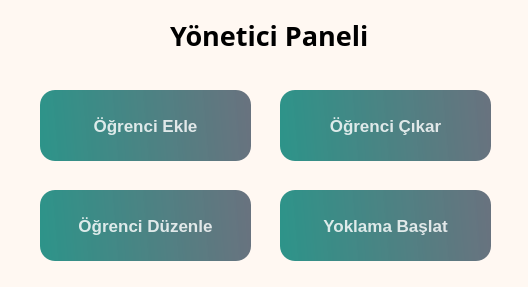
<?xml version="1.0" encoding="UTF-8"?>
<ui version="4.0">
 <class>Form</class>
 <widget class="QWidget" name="Form">
  <property name="geometry">
   <rect>
    <x>0</x>
    <y>0</y>
    <width>528</width>
    <height>287</height>
   </rect>
  </property>
  <property name="windowTitle">
   <string>Yönetici Paneli</string>
  </property>
  <widget class="QLabel" name="label">
   <property name="geometry">
    <rect>
     <x>0</x>
     <y>0</y>
     <width>531</width>
     <height>291</height>
    </rect>
   </property>
   <property name="styleSheet">
    <string notr="true">background-color: rgb(255, 248, 242);</string>
   </property>
   <property name="text">
    <string/>
   </property>
  </widget>
  <widget class="QPushButton" name="pushButton">
   <property name="geometry">
    <rect>
     <x>40</x>
     <y>90</y>
     <width>211</width>
     <height>71</height>
    </rect>
   </property>
   <property name="font">
    <font>
     <pointsize>13</pointsize>
     <weight>75</weight>
     <bold>true</bold>
    </font>
   </property>
   <property name="styleSheet">
    <string notr="true">QPushButton#pushButton{
	background-color: qlineargradient(spread:pad, x1:0, y1:0.505682, x2:1 y2:0.477, stop:0 rgba(11,131,120,219), stop:1 rgba(85,98,112,226));
	color:rgba(255,255,255,210);
	border-radius:15px;
}

QPushButton#pushButton:hover{
	background-color: qlineargradient(spread:pad, x1:0, y1:0.505682, x2:1 y2:0.477, stop:0 rgba(150,123,111,219), stop:1 rgba(85,81,84,226));
}

QPushButton#pushButton:pressed{
	padding-left:5px;
	padding-top:5px;
	background-color:rgba(150,123,111,255);
}</string>
   </property>
   <property name="text">
    <string>Öğrenci Ekle</string>
   </property>
  </widget>
  <widget class="QPushButton" name="pushButton_2">
   <property name="geometry">
    <rect>
     <x>280</x>
     <y>90</y>
     <width>211</width>
     <height>71</height>
    </rect>
   </property>
   <property name="font">
    <font>
     <pointsize>13</pointsize>
     <weight>75</weight>
     <bold>true</bold>
    </font>
   </property>
   <property name="styleSheet">
    <string notr="true">QPushButton#pushButton_2{
	background-color: qlineargradient(spread:pad, x1:0, y1:0.505682, x2:1 y2:0.477, stop:0 rgba(11,131,120,219), stop:1 rgba(85,98,112,226));
	color:rgba(255,255,255,210);
	border-radius:15px;
}

QPushButton#pushButton_2:hover{
	background-color: qlineargradient(spread:pad, x1:0, y1:0.505682, x2:1 y2:0.477, stop:0 rgba(150,123,111,219), stop:1 rgba(85,81,84,226));
}

QPushButton#pushButton_2:pressed{
	padding-left:5px;
	padding-top:5px;
	background-color:rgba(150,123,111,255);
}</string>
   </property>
   <property name="text">
    <string>Öğrenci Çıkar</string>
   </property>
  </widget>
  <widget class="QPushButton" name="pushButton_3">
   <property name="geometry">
    <rect>
     <x>40</x>
     <y>190</y>
     <width>211</width>
     <height>71</height>
    </rect>
   </property>
   <property name="font">
    <font>
     <pointsize>13</pointsize>
     <weight>75</weight>
     <bold>true</bold>
    </font>
   </property>
   <property name="styleSheet">
    <string notr="true">QPushButton#pushButton_3{
	background-color: qlineargradient(spread:pad, x1:0, y1:0.505682, x2:1 y2:0.477, stop:0 rgba(11,131,120,219), stop:1 rgba(85,98,112,226));
	color:rgba(255,255,255,210);
	border-radius:15px;
}

QPushButton#pushButton_3:hover{
	background-color: qlineargradient(spread:pad, x1:0, y1:0.505682, x2:1 y2:0.477, stop:0 rgba(150,123,111,219), stop:1 rgba(85,81,84,226));
}

QPushButton#pushButton_3:pressed{
	padding-left:5px;
	padding-top:5px;
	background-color:rgba(150,123,111,255);
}</string>
   </property>
   <property name="text">
    <string>Öğrenci Düzenle</string>
   </property>
  </widget>
  <widget class="QPushButton" name="pushButton_4">
   <property name="geometry">
    <rect>
     <x>280</x>
     <y>190</y>
     <width>211</width>
     <height>71</height>
    </rect>
   </property>
   <property name="font">
    <font>
     <pointsize>13</pointsize>
     <weight>75</weight>
     <bold>true</bold>
    </font>
   </property>
   <property name="styleSheet">
    <string notr="true">QPushButton#pushButton_4{
	background-color: qlineargradient(spread:pad, x1:0, y1:0.505682, x2:1 y2:0.477, stop:0 rgba(11,131,120,219), stop:1 rgba(85,98,112,226));
	color:rgba(255,255,255,210);
	border-radius:15px;
}

QPushButton#pushButton_4:hover{
	background-color: qlineargradient(spread:pad, x1:0, y1:0.505682, x2:1 y2:0.477, stop:0 rgba(150,123,111,219), stop:1 rgba(85,81,84,226));
}

QPushButton#pushButton_4:pressed{
	padding-left:5px;
	padding-top:5px;
	background-color:rgba(150,123,111,255);
}</string>
   </property>
   <property name="text">
    <string>Yoklama Başlat</string>
   </property>
  </widget>
  <widget class="QLabel" name="label_2">
   <property name="geometry">
    <rect>
     <x>170</x>
     <y>20</y>
     <width>201</width>
     <height>31</height>
    </rect>
   </property>
   <property name="font">
    <font>
     <family>Bahnschrift</family>
     <pointsize>20</pointsize>
     <weight>75</weight>
     <italic>false</italic>
     <bold>true</bold>
    </font>
   </property>
   <property name="styleSheet">
    <string notr="true"/>
   </property>
   <property name="text">
    <string>Yönetici Paneli</string>
   </property>
  </widget>
 </widget>
 <resources/>
 <connections/>
</ui>
